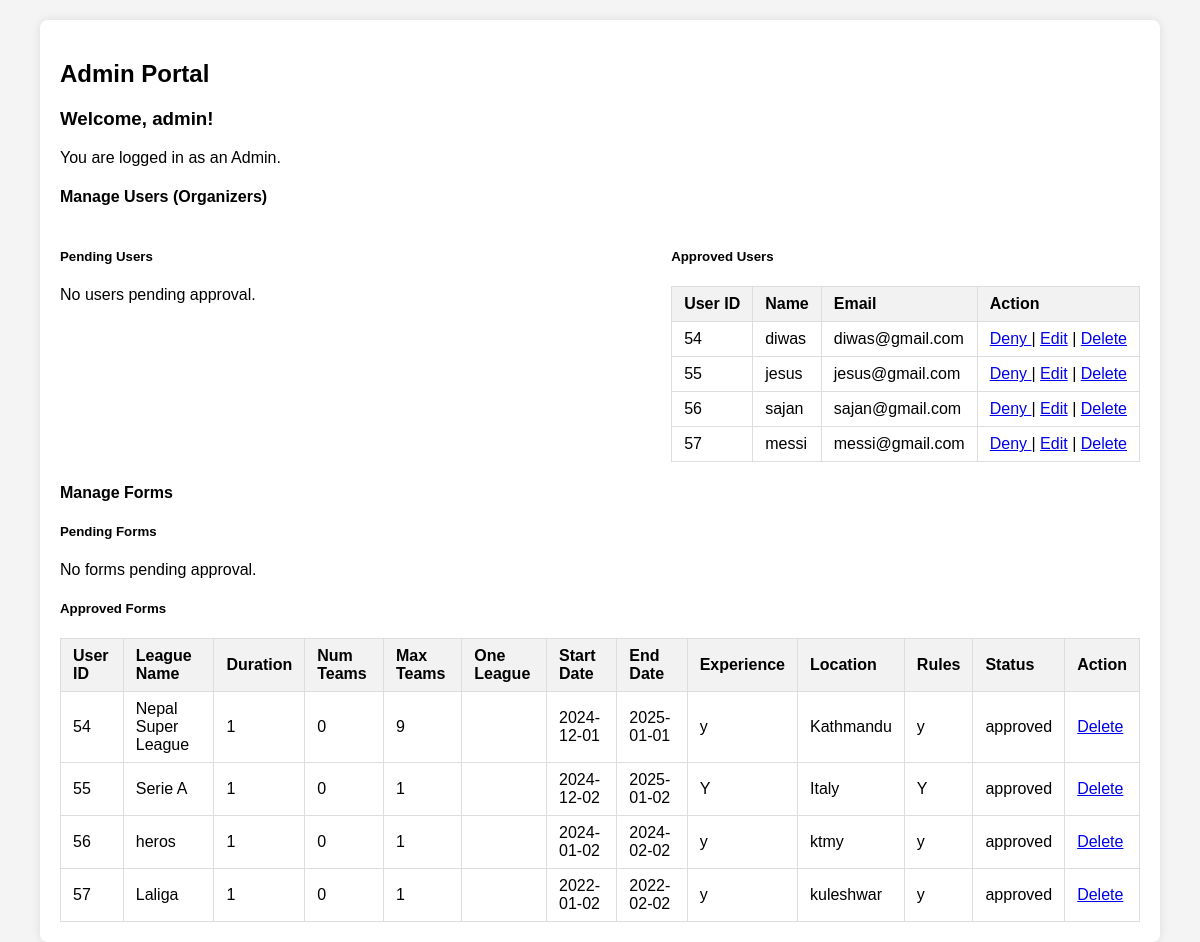
The app's page /pages/proAdmin.php (signed in) with its own data.
### tables this page shows
CREATE TABLE `user` (
  `userId` int(11) NOT NULL,
  `name` varchar(100) NOT NULL,
  `email` varchar(100) NOT NULL,
  `password` varchar(255) NOT NULL,
  `created_at` timestamp NOT NULL DEFAULT current_timestamp(),
  `status` enum('pending','approved','denied') DEFAULT 'pending'
);

CREATE TABLE `form` (
  `form_id` int(11) NOT NULL,
  `userId` int(11) NOT NULL,
  `duration` int(11) NOT NULL,
  `num_teams` int(11) NOT NULL,
  `max_teams` int(11) NOT NULL,
  `one_league` enum('yes','no') NOT NULL,
  `start_date` date NOT NULL,
  `end_date` date NOT NULL,
  `experience` text DEFAULT NULL,
  `active` enum('yes','no') NOT NULL,
  `location` varchar(255) NOT NULL,
  `rules` text DEFAULT NULL,
  `status` enum('pending','approved','denied') DEFAULT 'pending',
  `created_at` timestamp NOT NULL DEFAULT current_timestamp(),
  `league_name` varchar(255) DEFAULT NULL
);

### pages/proAdmin.php (the view, shortened to what this page needs)
<?php
require_once 'db_connection.php';
?>
<!DOCTYPE html>
<html lang="en">
<head>
    <link rel="stylesheet" href="../assests/css/admin.css">
    <link rel="stylesheet" href="https://cdnjs.cloudflare.com/ajax/libs/font-awesome/6.0.0-beta3/css/all.min.css">
</head>
<body>
    <div class="container">
        <h2>Admin Portal</h2>
        <?php if (!isset($_SESSION['admin_id'])): ?>
            <h3>Register</h3>
            <form method="POST" action="">
                <label>Name:</label>
                <input type="text" name="name" required>
                <br>
                <label>Email:</label>
                <input type="email" name="email" required>
                <br>
                <label>Password:</label>
                <input type="password" name="password" required>
                <br>
                <label>Confirm Password:</label>
                <input type="password" name="confirm_password" required>
                <br>
                <button type="submit" name="register">Register</button>
            </form>
            <hr>
            <h3>Login</h3>
            <form method="POST" action="">
                <label>Email:</label>
                <input type="email" name="email" required>
                <br>
                <label>Password:</label>
                <input type="password" name="password" required>
                <br>
                <button type="submit" name="login">Login</button>
            </form>
        <?php else: ?>
            <h3>Welcome, <?php echo $_SESSION['admin_name']; ?>!</h3>
            <p>You are logged in as an Admin.</p>
            <h4>Manage Users (Organizers)</h4>
            <div class="table-container">
                <div>
                    <h5>Pending Users</h5>
                    <?php
                    $query = "SELECT * FROM user WHERE status = 'pending'";
                    $result = mysqli_query($conn, $query);
                    if ($result && mysqli_num_rows($result) > 0): ?>
                        <table border="1">
                        <thead>
                            <tr>
                                <th>User ID</th>
                                <th>Name</th>
                                <th>Email</th>
                                <th>Action</th>
                            </tr>
                        </thead>
                        <tbody>
                            <?php while ($user = $result->fetch_assoc()): ?>
                                <tr>
                                <td><?php echo htmlspecialchars($user['userId']); ?></td>
                                    <td><?php echo htmlspecialchars($user['name']); ?></td>
                                    <td><?php echo htmlspecialchars($user['email']); ?></td>
                                    <td>
                                        <a href="?action=approve&id=<?php echo $user['userId']; ?>">Approve</a> |
                                        <a href="?action=deny&id=<?php echo $user['userId']; ?>"
                                           onclick="return confirm('Are you sure you want to deny this user? This action cannot be undone.');">
                                           Deny
                                        </a> |
                                        <a href="?edit=<?php echo $user['userId']; ?>">Edit</a>
                                    </td>
                                </tr>
                            <?php endwhile; ?>
                        </tbody>
                        </table>
                    <?php else: ?>
                        <p>No users pending approval.</p>
                    <?php endif; ?>
                </div>
                <div>
                    <h5>Approved Users</h5>
                    <?php
                    $query = "SELECT * FROM user WHERE status = 'approved'";
                    $result = mysqli_query($conn, $query);
                    if ($result && mysqli_num_rows($result) > 0): ?>
                        <table border="1">
                        <thead>
                            <tr>
                                <th>User ID</th>
                                <th>Name</th>
                                <th>Email</th>
                                <th>Action</th>
                            </tr>
                        </thead>
                        <tbody>
                            <?php while ($user = $result->fetch_assoc()): ?>
                                <tr>
                                   <td><?php echo htmlspecialchars($user['userId']); ?></td>
                                    <td><?php echo htmlspecialchars($user['name']); ?></td>
                                    <td><?php echo htmlspecialchars($user['email']); ?></td>
                                    <td>
                                        <a href="?action=deny&id=<?php echo $user['userId']; ?>"
                                           onclick="return confirm('Are you sure you want to deny this user? This action cannot be undone.');">
                                           Deny
                                        </a> |
                                        <a href="?edit=<?php echo $user['userId']; ?>">Edit</a> |
                                        <a href="?action=delete&id=<?php echo $user['userId']; ?>"
                                           onclick="return confirm('Are you sure you want to delete this user?');">
                                           Delete
                                        </a>
                                    </td>
                                </tr>
                            <?php endwhile; ?>
                        </tbody>
                        </table>
                    <?php else: ?>
                        <p>No approved users.</p>
                    <?php endif; ?>
                </div>
            </div>
            <h4>Manage Forms</h4>
            <div>
                <h5>Pending Forms</h5>
                <?php
                $query = "SELECT * FROM form WHERE status = 'pending'";
                $result = mysqli_query($conn, $query);
                if ($result && mysqli_num_rows($result) > 0): ?>
                    <table border="1">
                    <thead>
                        <tr>
                            <th>User ID</th>
                            <th>League Name</th>
                            <th>Duration</th>
                            <th>Num Teams</th>
                            <th>Max Teams</th>
                            <th>One League</th>
                            <th>Start Date</th>
                            <th>End Date</th>
                            <th>Experience</th>
                            <th>Location</th>
                            <th>Rules</th>
                            <th>Status</th>
                            <th>Action</th>
                        </tr>
                    </thead>
                    <tbody>
                        <?php while ($form = $result->fetch_assoc()): ?>
                            <tr>
                                <td><?php echo htmlspecialchars($form['userId']); ?></td>
                                <td><?php echo htmlspecialchars($form['league_name']); ?></td>
                                <td><?php echo htmlspecialchars($form['duration']); ?></td>
                                <td><?php echo htmlspecialchars($form['num_teams']); ?></td>
                                <td><?php echo htmlspecialchars($form['max_teams']); ?></td>
                                <td><?php echo htmlspecialchars($form['one_league']); ?></td>
                                <td><?php echo htmlspecialchars($form['start_date']); ?></td>
                                <td><?php echo htmlspecialchars($form['end_date']); ?></td>
                                <td><?php echo htmlspecialchars($form['experience']); ?></td>
                                <td><?php echo htmlspecialchars($form['location']); ?></td>
                                <td><?php echo htmlspecialchars($form['rules']); ?></td>
                                <td><?php echo htmlspecialchars($form['status']); ?></td>
                                <td>
                                    <a href="?form_action=approve&id=<?php echo $form['id']; ?>">Approve</a> |
                                    <a href="?form_action=delete&id=<?php echo $form['id']; ?>"
                                       onclick="return confirm('Are you sure you want to delete this form?');">Delete</a>
                                </td>
                            </tr>
                        <?php endwhile; ?>
                    </tbody>
                    </table>
                <?php else: ?>
                    <p>No forms pending approval.</p>
                <?php endif; ?>
            </div>
            <div>
                <h5>Approved Forms</h5>
                <?php
                $query = "SELECT * FROM form WHERE status = 'approved'";
                $result = mysqli_query($conn, $query);
                if ($result && mysqli_num_rows($result) > 0): ?>
                    <table border="1">
                    <thead>
                        <tr>
                            <th>User ID</th>
                            <th>League Name</th>
                            <th>Duration</th>
                            <th>Num Teams</th>
                            <th>Max Teams</th>
                            <th>One League</th>
                            <th>Start Date</th>
                            <th>End Date</th>
                            <th>Experience</th>
                            <th>Location</th>
                            <th>Rules</th>
                            <th>Status</th>
                            <th>Action</th>
                        </tr>
                    </thead>
                    <tbody>
                        <?php while ($form = $result->fetch_assoc()): ?>
                            <tr>
                                <td><?php echo htmlspecialchars($form['userId']); ?></td>
                                <td><?php echo htmlspecialchars($form['league_name']); ?></td>
                                <td><?php echo htmlspecialchars($form['duration']); ?></td>
                                <td><?php echo htmlspecialchars($form['num_teams']); ?></td>
                                <td><?php echo htmlspecialchars($form['max_teams']); ?></td>
                                <td><?php echo htmlspecialchars($form['one_league']); ?></td>
                                <td><?php echo htmlspecialchars($form['start_date']); ?></td>
                                <td><?php echo htmlspecialchars($form['end_date']); ?></td>
                                <td><?php echo htmlspecialchars($form['experience']); ?></td>
                                <td><?php echo htmlspecialchars($form['location']); ?></td>
                                <td><?php echo htmlspecialchars($form['rules']); ?></td>
                                <td><?php echo htmlspecialchars($form['status']); ?></td>
                                <td>
                                    <a href="?form_action=delete&id=<?php echo $form['id']; ?>"
                                       onclick="return confirm('Are you sure you want to delete this form?');">Delete</a>
                                </td>
                            </tr>
                        <?php endwhile; ?>
                    </tbody>
                    </table>
                <?php else: ?>
                    <p>No approved forms.</p>
                <?php endif; ?>
            </div>
        <?php endif; ?>
    </div>
</body>
</html>

### assests/css/admin.css (style rules this page uses)
body { font-family: Arial, sans-serif; margin: 0; padding: 0; display: flex; justify-content: center; align-items: flex-start; height: 100vh; background-color: #f4f4f4; }
.container { width: 90%; max-width: 1200px; margin-top: 20px; margin-bottom: 20px; padding: 20px; background-color: #fff; border-radius: 8px; box-shadow: 0 0 10px rgba(0, 0, 0, 0.1); }
.table-container { display: flex; justify-content: space-between; gap: 20px; margin-top: 20px; }
table { width: 100%; border-collapse: collapse; }
table th, table td { padding: 8px 12px; text-align: left; border: 1px solid #ddd; }
table th { background-color: #f2f2f2; }

### records on screen
user: userId "54", name "diwas", email "diwas@gmail.com"
user: userId "55", name "jesus", email "jesus@gmail.com"
user: userId "56", name "sajan", email "sajan@gmail.com"
user: userId "57", name "messi", email "messi@gmail.com"
form: userId "54", league_name "Nepal Super League", duration "1", num_teams "0", max_teams "9", start_date "2024-12-01", end_date "2025-01-01", experience "y", location "Kathmandu", rules "y", status "approved"
form: userId "55", league_name "Serie A", duration "1", num_teams "0", max_teams "1", start_date "2024-12-02", end_date "2025-01-02", experience "Y", location "Italy", rules "Y", status "approved"
form: userId "56", league_name "heros", duration "1", num_teams "0", max_teams "1", start_date "2024-01-02", end_date "2024-02-02", experience "y", location "ktmy", rules "y", status "approved"
form: userId "57", league_name "Laliga", duration "1", num_teams "0", max_teams "1", start_date "2022-01-02", end_date "2022-02-02", experience "y", location "kuleshwar", rules "y", status "approved"

### other values on screen
$_SESSION['admin_name'] "admin"
